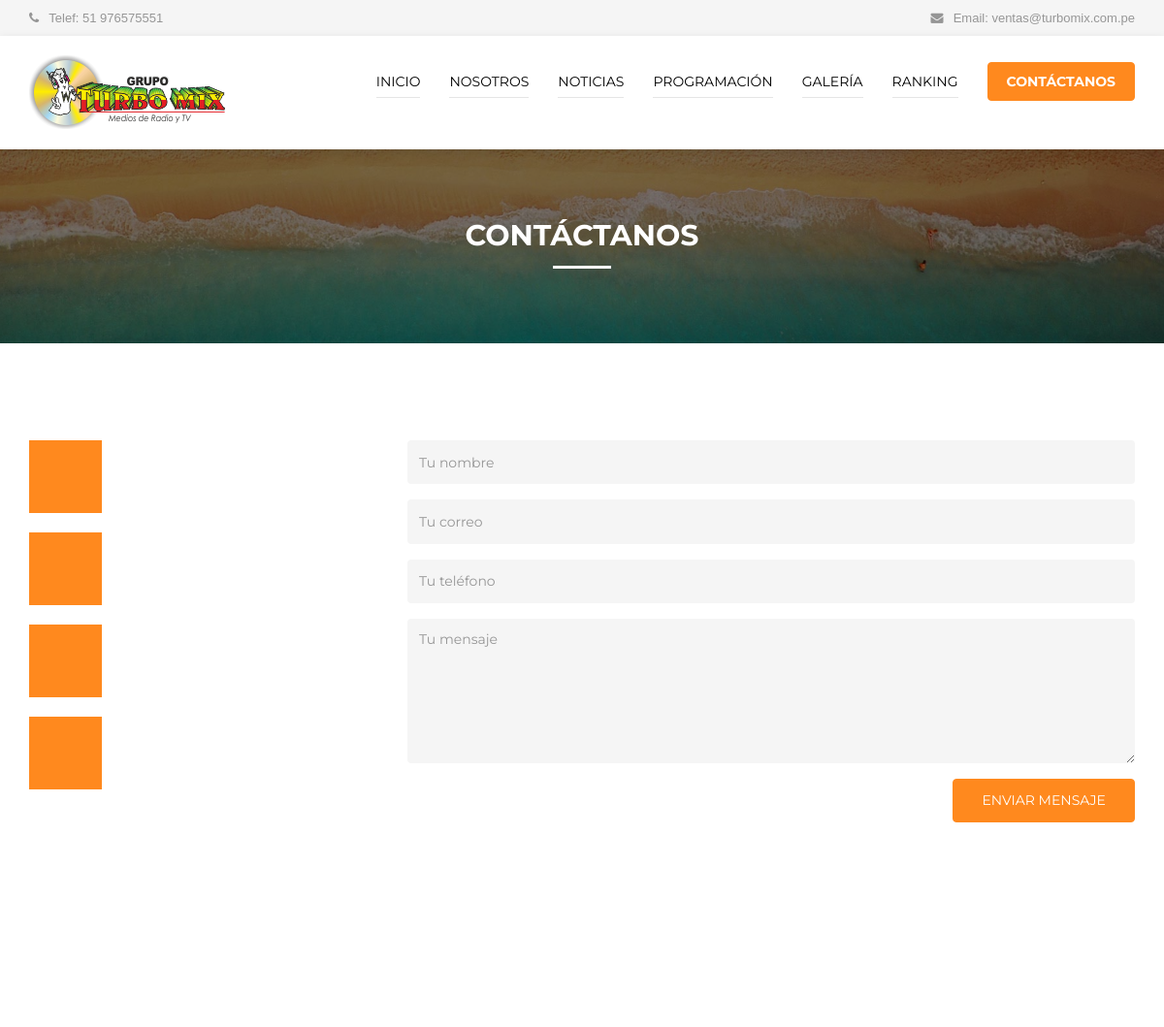
The page /contactos (upper part) on the database as committed earlier.
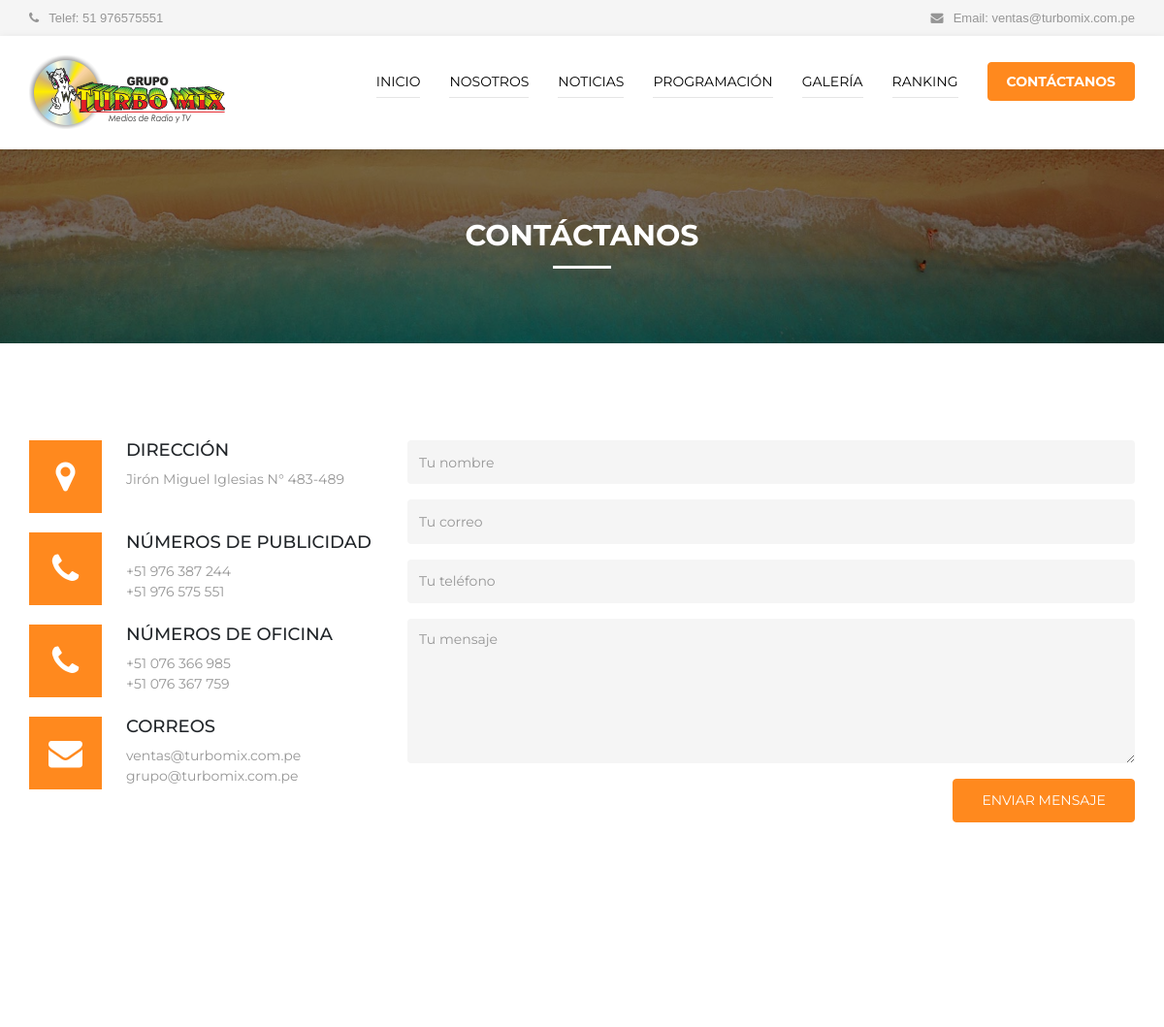
The same page on the database as committed later.
### tables this page shows
CREATE TABLE `data_web` (
  `Id` int(11) NOT NULL,
  `vista` varchar(200) NOT NULL,
  `titulo_1` varchar(200) NOT NULL,
  `descripcion_1` varchar(2000) DEFAULT NULL,
  `descripcion_1_2` varchar(200) DEFAULT NULL,
  `icono_1` varchar(50) DEFAULT NULL,
  `titulo_2` varchar(200) DEFAULT NULL,
  `descripcion_2` varchar(2000) DEFAULT NULL,
  `descripcion_2_2` varchar(200) DEFAULT NULL,
  `icono_2` varchar(50) DEFAULT NULL,
  `titulo_3` varchar(200) DEFAULT NULL,
  `descripcion_3` varchar(2000) DEFAULT NULL,
  `descripcion_3_2` varchar(200) DEFAULT NULL,
  `icono_3` varchar(50) DEFAULT NULL,
  `titulo_4` varchar(200) DEFAULT NULL,
  `descripcion_4` varchar(2000) DEFAULT NULL,
  `descripcion_4_2` varchar(200) DEFAULT NULL,
  `icono_4` varchar(50) DEFAULT NULL
);

### libs/controller.php (called while the page is built, shortened)
<?php
class Controller{
    function loadModel($model)
    {
        $url = 'models/'.$model.'model.php';
        if (file_exists($url)){
            $this->model = new $modelName();
        }
    }
}

### libs/view.php (called while the page is built, shortened)
<?php
class View{
    function render($nombre){
        require 'views/' . $nombre . '.php';
    }
}

### controllers/contactos.php (called while the page is built, shortened)
<?php
class Contactos extends Controller
{
    function __construct()
    {
        $this->view->contactos = [];
        $this->view->mensaje="";
    }
    function render(){
        $contactos = $this->model->getContactos("CONTACTOS");
        $this->view->contactos = $contactos;
        $this->view->render('contactos/index');
    }
}

### index.php (called while the page is built, shortened)
<?php
require_once 'libs/database.php';
require_once 'libs/controller.php';
require_once 'libs/view.php';
require_once 'libs/app.php';
$app = new App();

### models/contactosmodel.php (called while the page is built, shortened)
<?php
include_once 'models/contactos.php';
class ContactosModel extends Model{
    public function getContactos($vista){
        $item = new MContactos();
        $query = $this->db->connect()->prepare("SELECT*FROM data_web WHERE vista = :vista");
        try {
            $query->execute(['vista' => $vista]);
            while ($row = $query->fetch()){
                $item->id = $row['Id'];
                $item->vista = $row['vista'];
                $item->titulo_1 = $row['titulo_1'];
                $item->descripcion_1 = $row['descripcion_1'];
                $item->descripcion_1_2 = $row['descripcion_1_2'];
                $item->icono_1 = $row['icono_1'];
                $item->titulo_2 = $row['titulo_2'];
                $item->descripcion_2 = $row['descripcion_2'];
                $item->descripcion_2_2 = $row['descripcion_2_2'];
                $item->icono_2 = $row['icono_2'];
                $item->titulo_3 = $row['titulo_3'];
                $item->descripcion_3 = $row['descripcion_3'];
                $item->descripcion_3_2 = $row['descripcion_3_2'];
                $item->icono_3 = $row['icono_3'];
                $item->titulo_4 = $row['titulo_4'];
                $item->descripcion_4 = $row['descripcion_4'];
                $item->descripcion_4_2 = $row['descripcion_4_2'];
                $item->icono_4 = $row['icono_4'];
            }
            return $item;
        }catch (PDOException $e){
            return null;
        }
    }
}

### libs/database.php (called while the page is built)
<?php
class Database{
    private $host;
    private $db;
    private $user;
    private $password;
    private $charset;
    public function __construct(){
        $this->host = constant('HOST');
        $this->db = constant('DB');
        $this->user = constant('USER');
        $this->password = constant('PASSWORD');
        $this->charset = constant('CHARSET');
    }
    function connect(){
        try{
            $connection = "mysql:host=" . $this->host . ";dbname=" . $this->db . ";charset=" . $this->charset;
            $options = [
                PDO::ATTR_ERRMODE            => PDO::ERRMODE_EXCEPTION,
                PDO::ATTR_EMULATE_PREPARES   => false,
            ];
            $pdo = new PDO($connection, $this->user, $this->password, $options);
            return $pdo;
        }catch(PDOException $e){
            print_r('Error connection: ' . $e->getMessage());
        }
    }
}

### views/contactos/index.php (the view, shortened to what this page needs)
<?php
require 'views/header.php';
?>
<body id="body" class="up-scroll" data-spy="scroll" data-target=".element-right-sidebar">
<?php
require 'views/navigation.php';
?>
<section class="page-title">
    <div class="page-title-img bg-img bg-overlay-darken"
         style="background-image: url(public/img/pages/page-title-bg5.jpg);">
        <div class="container">
            <div class="row align-items-center justify-content-center" style="height: 200px;">
                <div class="col-lg-6">
                    <div class="page-title-content">
                        <div class="title-border">
                            <h2 class="text-uppercase text-white font-weight-bold">CONTÁCTANOS</h2>
                        </div>
                    </div>
                </div>
            </div>
        </div>
    </div>
</section>
<section class="py-9 pt-md-10">
    <div class="container">
        <div class="row">
            <div class="col-md-6 col-lg-5 col-xl-4">
                <div class="media mb-4">
                    <a href="" class="icon-contact-default bg-primary text-white mr-5">
                        <i class="<?php echo $this->contactos->icono_1; ?>" aria-hidden="true"></i>
                    </a>
                    <div class="media-body">
                        <h4 class="text-uppercase font-weight-medium"><?php echo $this->contactos->titulo_1; ?></h4>
                        <p class="mb-0"><?php echo $this->contactos->descripcion_1; ?></p>
                    </div>
                </div>
                <div class="media mb-4">
                    <a href="" class="icon-contact-default bg-primary text-white mr-5">
                        <i class="<?php echo $this->contactos->icono_2; ?>" aria-hidden="true"></i>
                    </a>
                    <div class="media-body">
                        <h4 class="text-uppercase font-weight-medium"><?php echo $this->contactos->titulo_2; ?></h4>
                        <p class="mb-0"><?php echo $this->contactos->descripcion_2; ?></p>
                        <p class="mb-0"><?php echo $this->contactos->descripcion_2_2; ?></p>
                    </div>
                </div>
                <div class="media mb-4">
                    <a href="" class="icon-contact-default bg-primary text-white mr-5">
                        <i class="<?php echo $this->contactos->icono_3; ?>" aria-hidden="true"></i>
                    </a>
                    <div class="media-body">
                        <h4 class="text-uppercase font-weight-medium"><?php echo $this->contactos->titulo_3; ?></h4>
                        <p class="mb-0"><?php echo $this->contactos->descripcion_3; ?></p>
                        <p class="mb-0"><?php echo $this->contactos->descripcion_3_2; ?></p>
                    </div>
                </div>
                <div class="media mb-6 mb-md-0">
                    <a href="" class="icon-contact-default bg-primary text-white mr-5">
                        <i class="<?php echo $this->contactos->icono_4; ?>" aria-hidden="true"></i>
                    </a>
                    <div class="media-body">
                        <h4 class="text-uppercase font-weight-medium"><?php echo $this->contactos->titulo_4; ?></h4>
                        <p class="mb-0"><?php echo $this->contactos->descripcion_4; ?></p>
                        <p class="mb-0"><?php echo $this->contactos->descripcion_4_2; ?></p>
                    </div>
                </div>
            </div>
            <div class="col-md-6 col-lg-7 col-xl-8">
                <form action="" method="POST" role="form" class="form">
                    <div class="form-group">
                        <input type="text" class="form-control border-0 bg-smoke" required="" placeholder="Tu nombre">
                    </div>
                    <div class="form-group">
                        <input type="email" class="form-control border-0 bg-smoke" placeholder="Tu correo">
                    </div>
                    <div class="form-group">
                        <input type="number" class="form-control border-0 bg-smoke" placeholder="Tu teléfono">
                    </div>
                    <div class="form-group">
                        <textarea class="form-control border-0 bg-smoke" rows="6" placeholder="Tu mensaje"></textarea>
                    </div>
                    <div class="d-flex justify-content-end">
                        <button type="submit" class="btn btn-primary text-uppercase">Enviar Mensaje</button>
                    </div>
                </form>
            </div>
        </div>
    </div>
</section>
<section>
    <div class="" id="map" style="width:100%; height:555px;"></div>
</section>
</body>
</html>

### libs/app.php (shortened to what this page needs)
<?php
class App{
    function __construct()
    {
        $url = isset($_GET['url']) ? $_GET['url']: null;
        $url = rtrim($url, '/');
        $url = explode('/', $url);
        $archivoController = 'controllers/' . $url[0] . '.php';
        if (file_exists($archivoController)){
            $controller = new $url[0];
            $controller->loadModel($url[0]);
            $nparam = sizeof($url);
            if ($nparam > 1){
                if ($nparam > 2){
                    $param = [];
                    for ($i = 2; $i<$nparam; $i++){
                        array_push($param, $url[$i]);
                    }
                    $controller->{$url[1]}($param);
                }else{
                    $controller->{$url[1]}();
                }
            }else{
                $controller->render();
            }
        }else {
            $controller = new Errores();
        }
    }
}

### views/header.php (shortened to what this page needs)
<!DOCTYPE html>
<html lang="en">
<head>
    <link href="<?php echo constant('URL'); ?>public/plugins/font-awesome/css/font-awesome.min.css" rel="stylesheet">
    <link href="<?php echo constant('URL'); ?>public/plugins/no-ui-slider/nouislider.min.css" rel="stylesheet"/>
    <link href="<?php echo constant('URL'); ?>public/plugins/owl-carousel/owl.carousel.min.css" rel="stylesheet" media="screen">
    <link href="<?php echo constant('URL'); ?>public/plugins/owl-carousel/owl.theme.default.min.css" rel="stylesheet" media="screen">
    <link href="<?php echo constant('URL'); ?>public/plugins/fancybox/jquery.fancybox.min.css" rel="stylesheet"/>
    <link href="<?php echo constant('URL'); ?>public/plugins/fancybox/fancyMorph.css" rel="stylesheet"/>
    <link href="<?php echo constant('URL'); ?>public/plugins/isotope/isotope.min.css" rel="stylesheet"/>
    <link href="<?php echo constant('URL'); ?>public/plugins/animate/animate.css" rel="stylesheet">
    <link href="<?php echo constant('URL'); ?>public/plugins/select2/css/select2.min.css" rel="stylesheet">
    <link href="<?php echo constant('URL'); ?>public/plugins/daterangepicker/css/daterangepicker.css" rel="stylesheet">
    <link href="<?php echo constant('URL'); ?>public/plugins/revolution/css/settings.css" rel="stylesheet">
    <link href="<?php echo constant('URL'); ?>public/plugins/menuzord/css/menuzord.css" rel="stylesheet">
    <link href="<?php echo constant('URL'); ?>public/plugins/menuzord/css/menuzord-animations.css" rel="stylesheet">
    <link href="<?php echo constant('URL'); ?>public/plugins/dzsparallaxer/dzsparallaxer.css" rel="stylesheet">
    <link href="<?php echo constant('URL'); ?>public/plugins/selectric/selectric.css" rel="stylesheet">
    <link href="<?php echo constant('URL'); ?>public/plugins/rateyo/jquery.rateyo.min.css" rel="stylesheet">
    <link href="<?php echo constant('URL'); ?>public/plugins/slick/slick.css" rel="stylesheet">
    <link href="<?php echo constant('URL'); ?>public/plugins/slick/slick-theme.css" rel="stylesheet">
    <link href="<?php echo constant('URL'); ?>public/css/star.css" id="option_style" rel="stylesheet">
</head>

### views/navigation.php (shortened to what this page needs)
<?php
$url = isset($_GET['url']) ? $_GET['url'] : null;
$url = rtrim($url, '/');
$url = explode('/', $url);
?>
<header class="header" id="pageTop">
    <div class="top-bar d-none d-md-block">
        <div class="container">
            <div class="row justify-content-between">
                <div class="col-7">
                    <ul class="list-inline d-flex mb-0">
                        <li class="mr-6">
                            <a href="tel:51 976575551" class="media d-inline-flex align-items-center">
                                <i class="fa fa-phone mr-2"></i>
                                <div class="media-body">
                                    Telef: 51 976575551
                                </div>
                            </a>
                        </li>
                    </ul>
                </div>
                <div class="col-5">
                    <ul class="list-inline d-flex justify-content-end mb-0">
                        <li class="">
                            <a href="mailTo:ventas@turbomix.com.pe" class="media d-inline-flex align-items-center">
                                <i class="fa fa-envelope mr-2"></i>
                                <div class="media-body">
                                    Email: ventas@turbomix.com.pe
                                </div>
                            </a>
                        </li>
                    </ul>
                </div>
            </div>
        </div>
    </div>
    <nav class="nav-menuzord navbar-sticky">
        <div class="container clearfix">
            <div id="menuzord" class="menuzord">
                <a href="main" class="menuzord-brand">
                    <img src="<?php echo constant('URL'); ?>public/images/Logo.png" alt="logo-img">
                </a>
                <ul class="menuzord-menu menuzord-right pr-0">
                    <li class=" <?php if ($url[0] == 'main' || empty($url[0])) {
                        echo 'active';
                    } ?> ">
                        <a class="" href="<?php echo constant('URL'); ?>">INICIO</a>
                    </li>
                    <li class=" <?php if ($url[0] == 'nosotros') {
                        echo 'active';
                    } ?> ">
                        <a href="javascript:void(0)">NOSOTROS</a>
                    </li>
                    <li class="<?php if ($url[0] == 'noticias') {
                        echo 'active';
                    } ?>">
                        <a href="javascript:void(0)">NOTICIAS</a>
                    </li>
                    <li class=" <?php if ($url[0] == 'programacion') {
                        echo 'active';
                    } ?> ">
                        <a href="javascript:void(0)">PROGRAMACIÓN</a>
                    </li>
                    <li class=" <?php if ($url[0] == 'galeria') {
                        echo 'active';
                    } ?> ">
                        <a href="javascript:void(0)">GALERÍA</a>
                    </li>
                    <li class=" <?php if ($url[0] == 'ranking') {
                        echo 'active';
                    } ?> ">
                        <a href="javascript:void(0)">RANKING</a>
                    </li>
                    <div class="menuzord-btn">
                        <a class="btn btn-primary" href="<?php echo constant('URL'); ?>contactos">
                            CONTÁCTANOS
                        </a>
                    </div>
                </ul>
            </div>
        </div>
    </nav>
</header>

Rows that differ between the two databases and show on the page:
added data_web: titulo_1 "DIRECCIÓN", descripcion_1 "Jirón Miguel Iglesias N° 483-489", titulo_2 "NÚMEROS DE PUBLICIDAD", descripcion_2 "+51 976 387 244", descripcion_2_2 "+51 976 575 551", titulo_3 "NÚMEROS DE OFICINA", descripcion_3 "+51 076 366 985", descripcion_3_2 "+51 076 367 759", titulo_4 "CORREOS", descripcion_4 "ventas@turbomix.com.pe", descripcion_4_2 "grupo@turbomix.com.pe"
